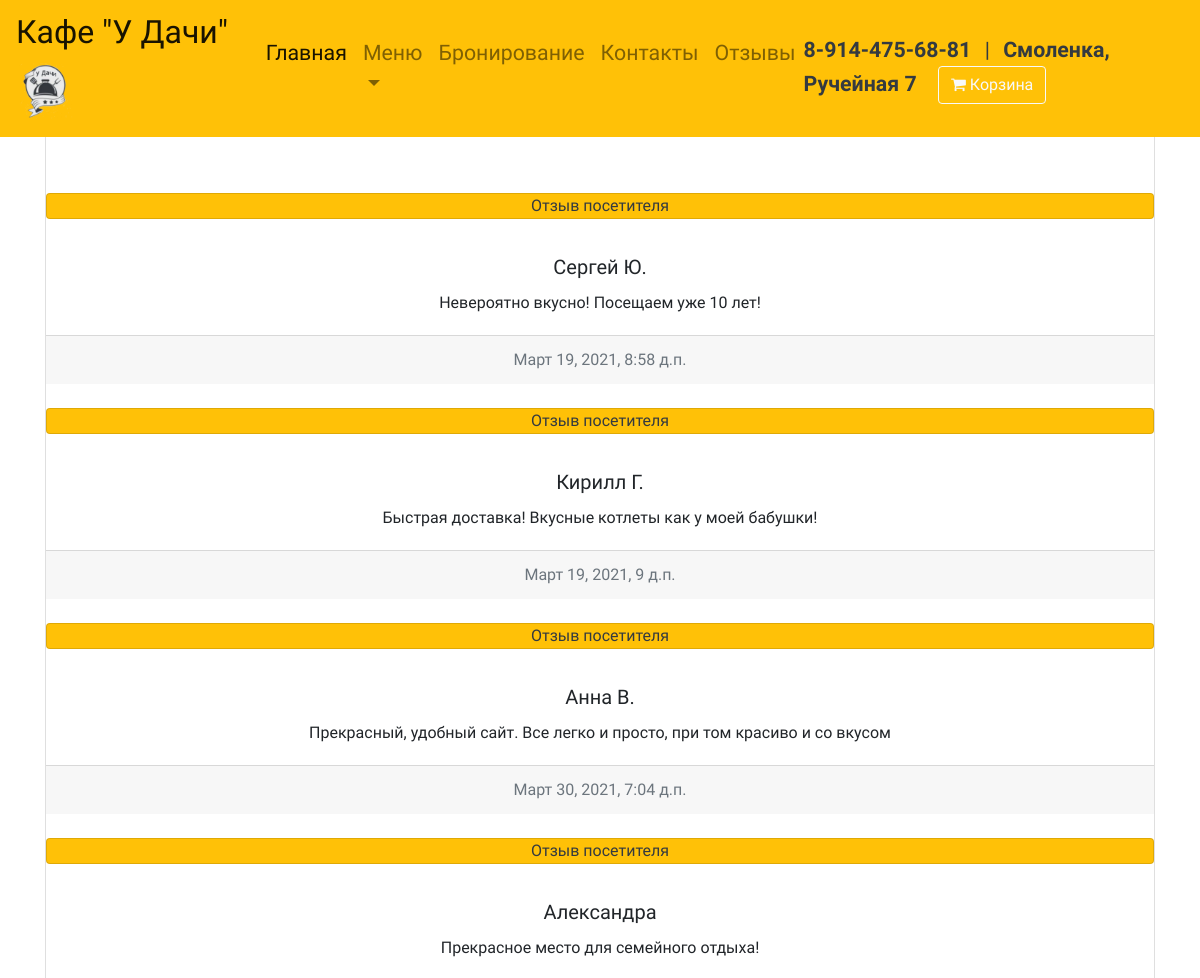
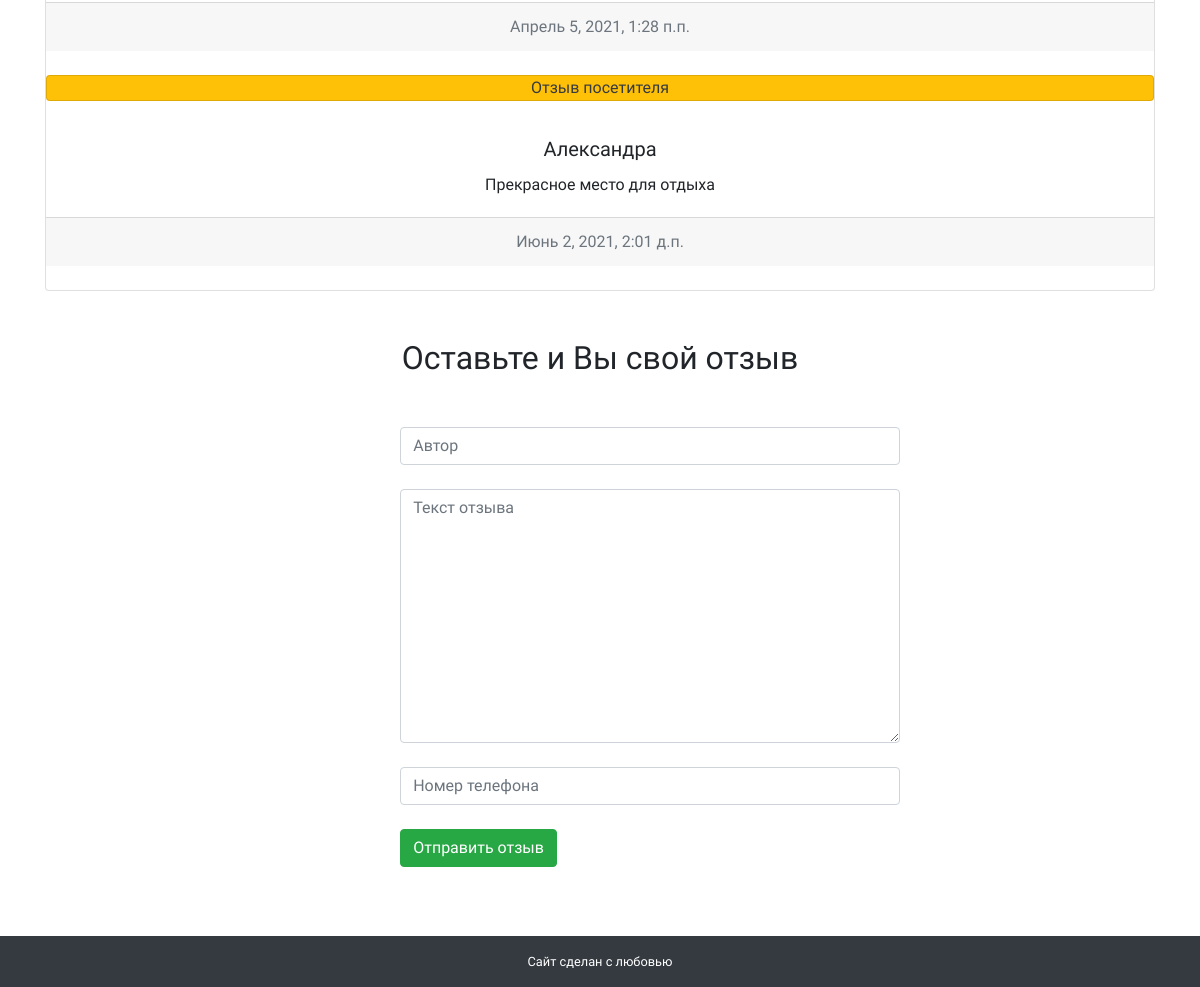
/otziv/, run on the app's committed database (2 pictures, top to bottom).
### udachi/models.py (models this page shows, shortened)
class Otzivi(models.Model):
    class Meta:
        verbose_name = 'Отзыв'
        verbose_name_plural = 'Отзывы'
    avtor = models.CharField('Автор', max_length=255)
    otziv = models.TextField('Отзыв')
    telephone_avtora = models.CharField('Телефон автора', max_length=255)
    data_otziva = models.DateTimeField('Дата', auto_now_add=True)
    prosli_moderaziu = models.BooleanField('Модерацию прошли', default=False)

### udachi/views.py (the view)
# urls.py: path('otziv/', otziv, name='otziv'),
def otziv(request, alert=None):
    forma_ostavit_otziv = OstavitOtzivForm()
    otzivi = Otzivi.objects.filter(prosli_moderaziu=True).order_by('data_otziva')
    return render(request, 'udachi/otziv.html', {
        'forma_ostavit_otziv': forma_ostavit_otziv,
        'alert': alert,
        'otzivi': otzivi,
    })

### udachi/forms.py
class OstavitOtzivForm(ModelForm):
    class Meta:
        model = Otzivi
        fields = ['avtor', 'otziv', 'telephone_avtora']
        widgets = {"avtor": TextInput(attrs={
            'class': 'form-control', 'placeholder': 'Автор'}),
            "otziv": Textarea(attrs={
                'class': 'form-control', 'placeholder': 'Текст отзыва'}),
            "telephone_avtora": TextInput(attrs={
                'class': 'form-control', 'placeholder': 'Номер телефона'}),
        }

### udachi/cart.py (called while the page is built)
    def __len__(self):
        return sum(item['quantity'] for item in self.cart.values())

### udachi/context_processors.py (called while the page is built)
def cart(request):
    return {'cart': Cart(request)}

### udachi/templates/udachi/otziv.html (shortened to what this page needs)
{% extends 'udachi/base.html' %}
{% load static %}
{% load thumbnail %}
{% block Content %}
<br>
    <div class="col-12 col-sm-12 col-md-12 col-xl-12 col-lg-12 my-5">
<div class="container py-5">
    <div class="card text-center">
        <br>
    <br><br>
        {% for i_otziv in otzivi %}
  <div class="card text-dark bg-warning mb-3">
    Отзыв посетителя
  </div>
  <div class="card-body">
    <h5 class="card-title">{{ i_otziv.avtor }}</h5>
    <p class="card-text">{{ i_otziv.otziv }}</p>
  </div>
  <div class="card-footer text-muted">
    {{ i_otziv.data_otziva }}
  </div>
            <br>
        {% endfor %}
</div>
<h2 class="col-12 my-5 text-center">Оставьте и Вы свой отзыв</h2>
<form method="post" action="{% url 'ostavit_otziv' %}">
    {{ forma_ostavit_otziv.avtor }} <br>
    {{ forma_ostavit_otziv.otziv }} <br>
    {{ forma_ostavit_otziv.telephone_avtora }} <br>
    <button type="submit" class="btn btn-success">Отправить отзыв</button>
</form>
<br>
    </div>
    </div>
{% endblock %}

### udachi/static/udachi/style.css (style rules this page uses)
body { font-family: 'Balsamiq Sans', cursive; }
form { margin-left: 32%; width: 500px; margin-top: 50px; }

### data on the page
Otzivi: avtor "Сергей Ю.", otziv "Невероятно вкусно! Посещаем уже 10 лет!", data_otziva "Март 19, 2021, 8:58 д.п."
Otzivi: avtor "Кирилл Г.", otziv "Быстрая доставка! Вкусные котлеты как у моей бабушки!", data_otziva "Март 19, 2021, 9 д.п."
Otzivi: avtor "Анна В.", otziv "Прекрасный, удобный сайт. Все легко и просто, при том красиво и со вкусом", data_otziva "Март 30, 2021, 7:04 д.п."
Otzivi: avtor "Александра", otziv "Прекрасное место для семейного отдыха!", data_otziva "Апрель 5, 2021, 1:28 п.п."
Otzivi: avtor "Александра", otziv "Прекрасное место для отдыха", data_otziva "Июнь 2, 2021, 2:01 д.п."
